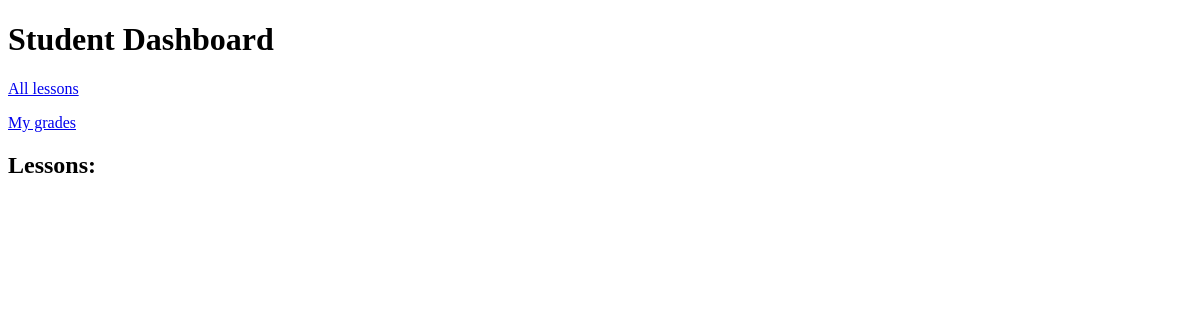
The app's page /student/ (signed in), older data.
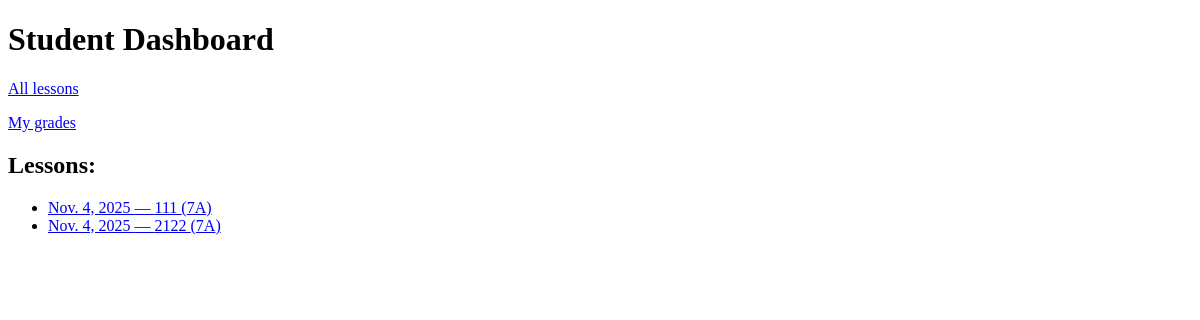
The same page, newer data.
### common_data/models.py (models this page shows)
class Lesson(models.Model):
    name = models.CharField(max_length=100)
    description = models.TextField()
    date = models.DateField()
    teacher = ForeignKey(User, on_delete=models.CASCADE)
    sclass = ForeignKey(SchoolClass, on_delete=models.CASCADE)
    homework = models.TextField()
    lesson_type = models.IntegerField(null=True, blank=True)
    room = models.CharField(max_length=100)

class SchoolClass(models.Model):
    class_name = models.CharField(max_length=100)

### student/views.py (the view)
# urls.py: urlpatterns = [ path("", views.student_main_page, name="index"),
def student_main_page(request):
    all_sclass_ids = StudentClass.objects.filter(student=request.user).values_list('sclass_id', flat=True)
    all_lessons = Lesson.objects.filter(sclass_id__in=all_sclass_ids).order_by('-date')
    return render(request, 'student_dashboard.html', {
        'lessons': all_lessons
    })

### templates/student_dashboard.html (shortened to what this page needs)
<!doctype html>
<html>
<head>
</head>
<body>
  <h1>Student Dashboard</h1>
  <p><a href="/student/lessons/">All lessons</a></p>
  <p><a href="{% url 'my_grades' %}">My grades</a></p>
  <h2>Lessons:</h2>
  <ul>
    {% for lesson in lessons %}
      <li>
        <a href="/student/lessons/{{ lesson.id }}">
          {{ lesson.date }} — {{ lesson.name }} ({{ lesson.sclass.class_name }})
        </a>
      </li>
    {% endfor %}
  </ul>
</body>
</html>

Row changes from the older to the newer data that the page shows:
added Lesson: date "Nov. 4, 2025", name "111", sclass.class_name "7A"
added Lesson: date "Nov. 4, 2025", name "2122", sclass.class_name "7A"
